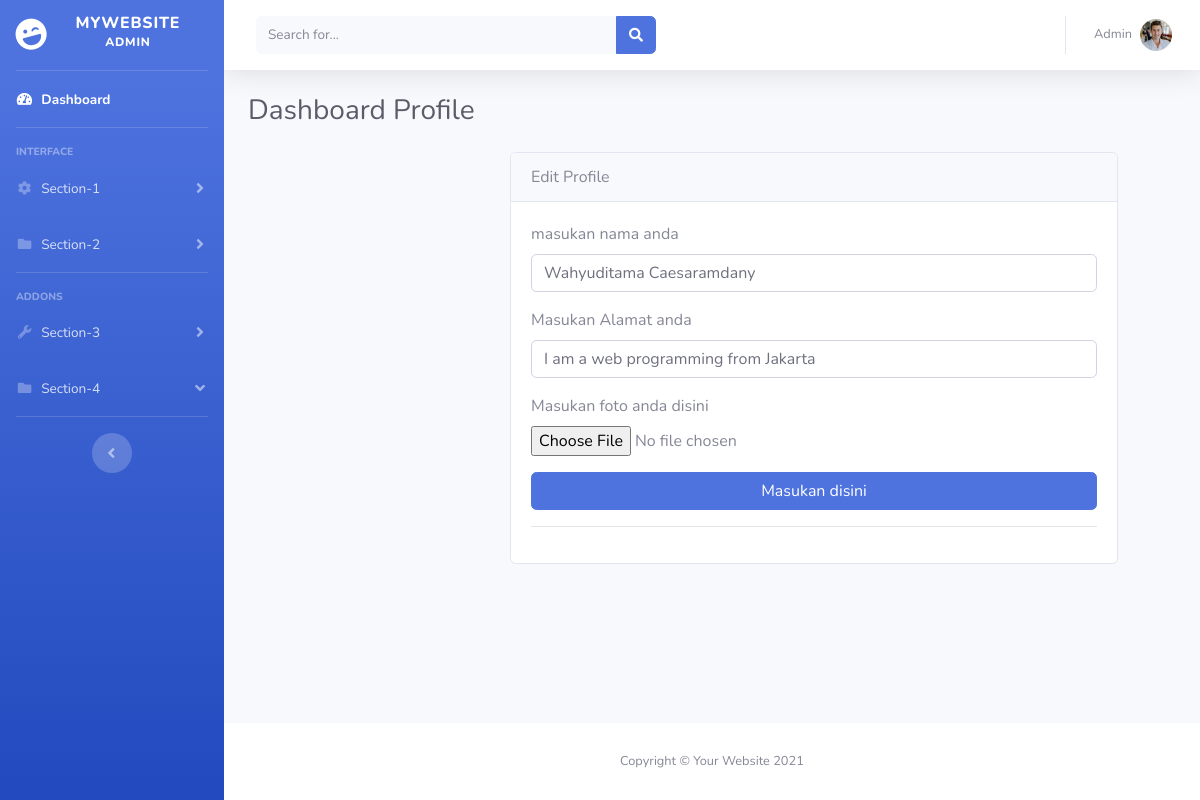
Before: /admin/tambah-profile.php?edit=1 with the older database file.
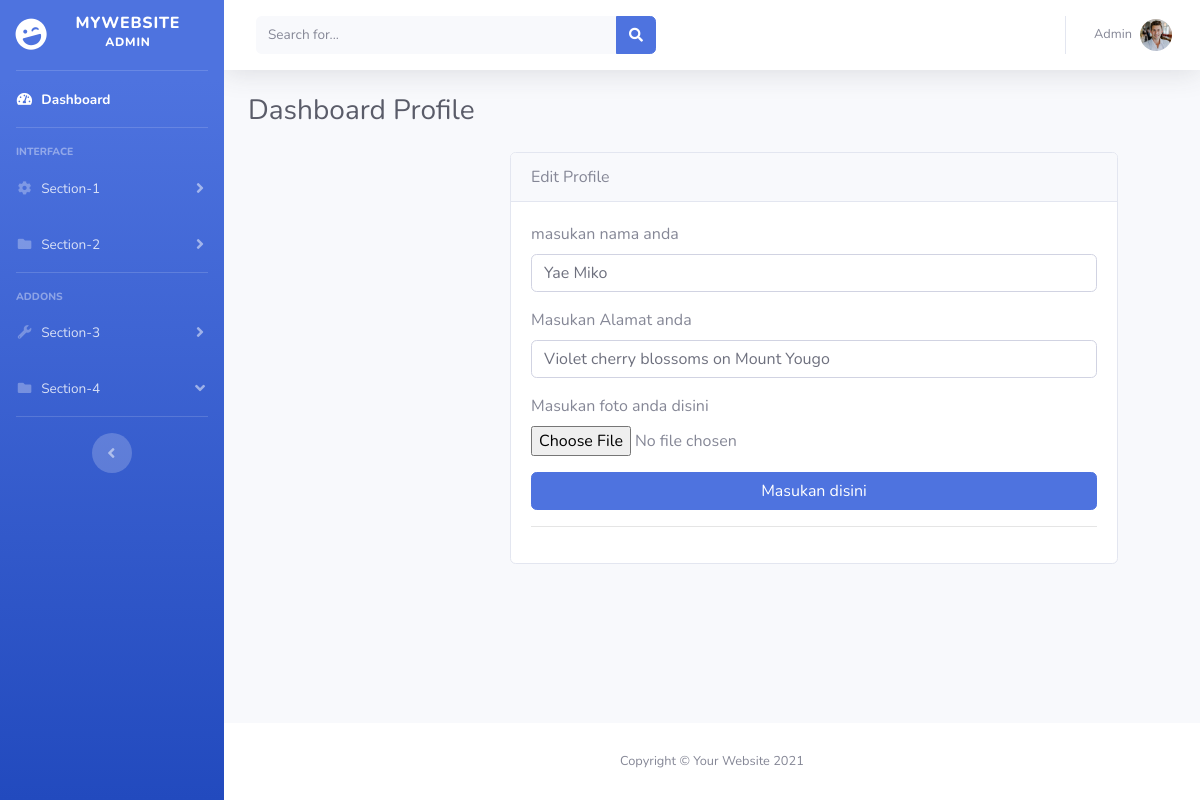
After: the same page with the newer database file.
### tables this page shows
CREATE TABLE `user` (
  `id` int(50) NOT NULL,
  `nama` varchar(50) NOT NULL,
  `alamat` varchar(50) NOT NULL,
  `foto` varchar(50) NOT NULL,
  `update_at` timestamp NOT NULL DEFAULT current_timestamp() ON UPDATE current_timestamp(),
  `create_at` timestamp NOT NULL DEFAULT current_timestamp()
);

### admin/tambah-profile.php (the view, shortened to what this page needs)
<?php
include 'database/db.php';
$id  = isset($_GET['edit']) ? $_GET['edit'] : '';
$queryEdit = mysqli_query($conn, "SELECT * FROM user WHERE id ='$id'");
$rowEdit   = mysqli_fetch_assoc($queryEdit);
?>
<!DOCTYPE html>
<html lang="en">
<head>
    <?php include 'layout/css.php' ?>
</head>
<body id="page-top">
    <div id="wrapper">
        <?php include 'layout/sidebar.php' ?>
        <div id="content-wrapper" class="d-flex flex-column">
            <div id="content">
                <?php include 'layout/navbar.php' ?>
                <div class="container-fluid">
                    <div class="d-sm-flex align-items-center justify-content-between mb-4">
                        <h1 class="h3 mb-0 text-gray-800">Dashboard Profile</h1>
                    </div>
                    <div class="row justify-content-center">
                        <div class="col-md-6">
                            <div class="card" style="width: 38rem;">
                                <div class="card-header"><?php echo isset($_GET['edit']) ? 'Edit' : 'Tambah' ?> Profile</div>
                                <div class="card-body">
                                    <form action="" method="post" enctype="multipart/form-data">
                                        <div class="form-group">
                                            <label for="username">masukan nama anda</label>
                                            <input type="text" class="form-control form-control-user"
                                                id="" aria-describedby="" name="nama"
                                                placeholder="" value="<?php echo isset($_GET['edit']) ? $rowEdit['nama'] : '' ?>">
                                        </div>
                                        <div class="form-group">
                                            <label for=""> Masukan Alamat anda</label>
                                            <input type="text" class="form-control form-control-user"
                                                id="" aria-describedby="" name="alamat"
                                                placeholder="" value="<?php echo isset($_GET['edit']) ? $rowEdit['alamat'] : '' ?>">
                                        </div>
                                        <div class="form-group">
                                            <div class="form-group">
                                                <label for=""> Masukan foto anda disini</label><br>
                                                <input type="file" class="" name="foto"
                                                    id="e" placeholder="" value="<?php echo isset($_GET['edit']) ? $rowEdit['foto'] : '' ?>">
                                            </div>
                                        </div>
                                        <button href="" type="submit" name="<?php echo isset($_GET['edit']) ? 'edit' : 'simpan' ?>" class="btn btn-primary btn-user btn-block">
                                            Masukan disini
                                        </button>
                                        <hr>
                                    </form>
                                </div>
                            </div>
                        </div>
                    </div>
                </div>
            </div>
            <footer class="sticky-footer bg-white">
                <div class="container my-auto">
                    <div class="copyright text-center my-auto">
                        <span>Copyright &copy; Your Website 2021</span>
                    </div>
                </div>
            </footer>
        </div>
</body>
</html>

Changed rows visible on the page:
changed user: nama "Wahyuditama Caesaramdany" → "Yae Miko"; alamat "I am a web programming from Jakarta" → "Violet cherry blossoms on Mount Yougo"
